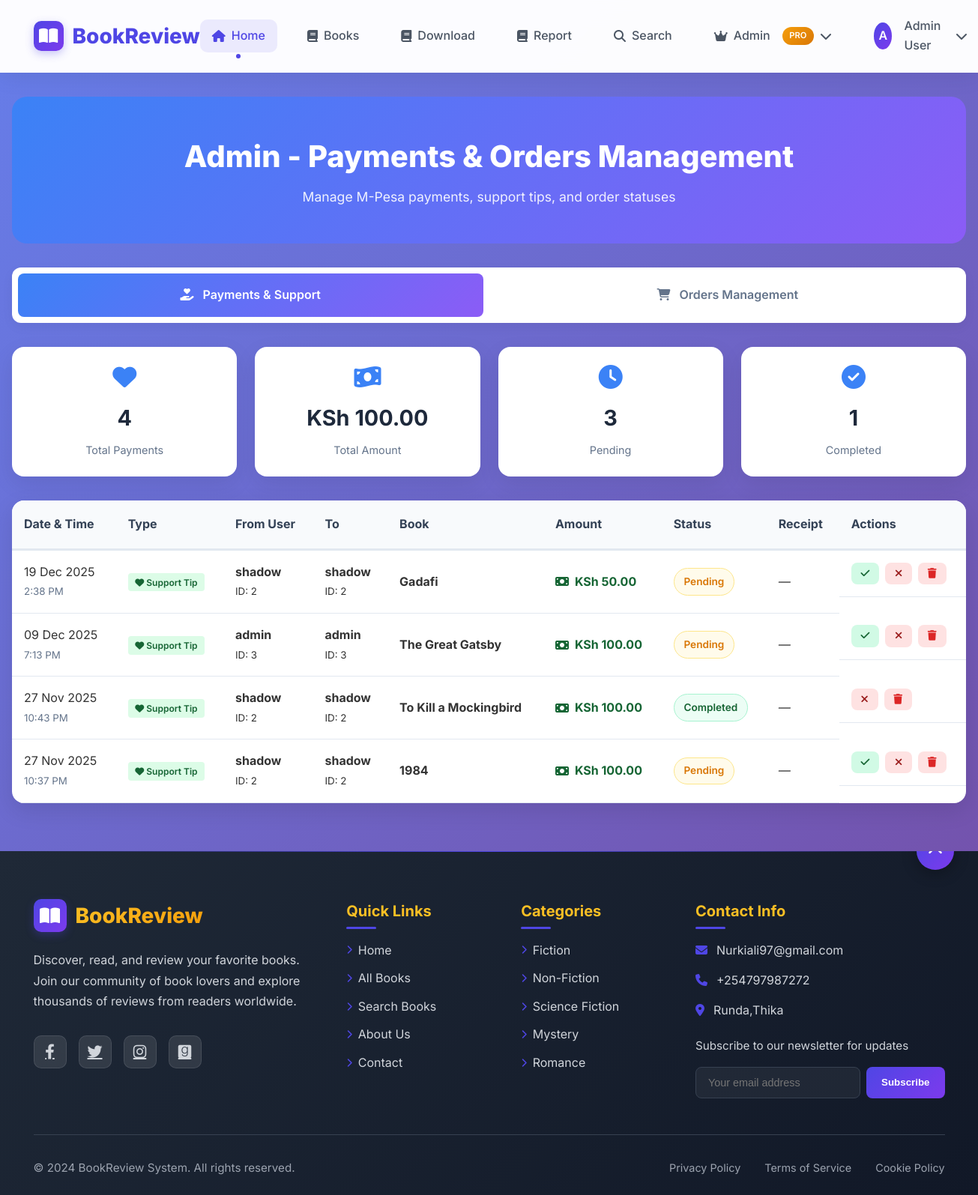
The page /auth/admin/payments_report.php (signed in) on the database its author committed.
### tables this page shows
CREATE TABLE `payments` (
  `id` int(11) NOT NULL,
  `order_id` int(11) DEFAULT NULL,
  `user_id` int(11) NOT NULL,
  `amount` decimal(10,2) NOT NULL,
  `phone_number` varchar(20) NOT NULL,
  `account_reference` varchar(50) NOT NULL,
  `payment_status` enum('pending','completed','failed','cancelled') DEFAULT 'pending',
  `support_to_user_id` int(11) DEFAULT NULL,
  `book_id` int(11) DEFAULT NULL,
  `merchant_request_id` varchar(50) DEFAULT NULL,
  `checkout_request_id` varchar(50) DEFAULT NULL,
  `mpesa_receipt_number` varchar(50) DEFAULT NULL,
  `transaction_date` datetime DEFAULT NULL,
  `created_at` timestamp NOT NULL DEFAULT current_timestamp(),
  `updated_at` timestamp NOT NULL DEFAULT current_timestamp() ON UPDATE current_timestamp()
);

CREATE TABLE `users` (
  `user_id` int(11) NOT NULL,
  `name` varchar(100) NOT NULL,
  `email` varchar(100) NOT NULL,
  `phone_number` varchar(15) DEFAULT NULL,
  `password` varchar(255) NOT NULL,
  `role` enum('user','admin') DEFAULT 'user',
  `created_at` timestamp NOT NULL DEFAULT current_timestamp()
);

CREATE TABLE `books` (
  `book_id` int(11) NOT NULL,
  `title` varchar(255) NOT NULL,
  `author` varchar(100) NOT NULL,
  `description` text DEFAULT NULL,
  `cover_image` varchar(255) DEFAULT NULL,
  `year` int(11) DEFAULT NULL,
  `category` varchar(50) DEFAULT NULL,
  `created_at` timestamp NOT NULL DEFAULT current_timestamp(),
  `price` decimal(10,2) DEFAULT 0.00
);

### auth/admin/payments_report.php (the view, shortened to what this page needs)
<?php
require_once __DIR__ . '/../../config/db.php';
$totalPayments = $pdo->query("SELECT COUNT(*) FROM payments")->fetchColumn();
$totalAmount = $pdo->query("SELECT SUM(amount) FROM payments WHERE payment_status = 'completed'")->fetchColumn() ?? 0;
$pendingPayments = $pdo->query("SELECT COUNT(*) FROM payments WHERE payment_status = 'pending'")->fetchColumn();
$completedPayments = $pdo->query("SELECT COUNT(*) FROM payments WHERE payment_status = 'completed'")->fetchColumn();
$stmt = $pdo->prepare("
    SELECT p.*,
           u1.name AS sender_name,
           u2.name AS recipient_name,
           b.title AS book_title,
           b.price AS book_price,
           o.status AS order_status,
           o.id AS order_id,
           'payment' AS record_type
    FROM payments p
    LEFT JOIN users u1 ON p.user_id = u1.user_id
    LEFT JOIN users u2 ON p.support_to_user_id = u2.user_id
    LEFT JOIN books b ON p.book_id = b.book_id
    LEFT JOIN orders o ON p.order_id = o.id
    ORDER BY p.created_at DESC
");
$stmt->execute();
$allPayments = $stmt->fetchAll(PDO::FETCH_ASSOC);
$activeTab = isset($_GET['tab']) ? $_GET['tab'] : 'payments';
?>
<!DOCTYPE html>
<html lang="en">
<head>
    <link rel="stylesheet" href="https://cdnjs.cloudflare.com/ajax/libs/font-awesome/6.5.0/css/all.min.css">
</head>
<body>
<?php include '../../includes/header.php'; ?>
<div class="container">
    <div class="header">
        <h1>Admin - Payments & Orders Management</h1>
        <p>Manage M-Pesa payments, support tips, and order statuses</p>
    </div>
    <div class="tabs">
        <a href="?tab=payments" class="tab <?php echo $activeTab == 'payments' ? 'active' : ''; ?>">
            <i class="fas fa-hand-holding-heart"></i> Payments & Support
        </a>
        <a href="?tab=orders" class="tab <?php echo $activeTab == 'orders' ? 'active' : ''; ?>">
            <i class="fas fa-shopping-cart"></i> Orders Management
        </a>
    </div>
    <?php if ($activeTab == 'payments'): ?>
        <div class="stats-grid">
            <div class="stat-card">
                <i class="fas fa-heart"></i>
                <h3><?= number_format($totalPayments) ?></h3>
                <p>Total Payments</p>
            </div>
            <div class="stat-card">
                <i class="fas fa-money-bill-wave"></i>
                <h3>KSh <?= number_format($totalAmount, 2) ?></h3>
                <p>Total Amount</p>
            </div>
            <div class="stat-card">
                <i class="fas fa-clock"></i>
                <h3><?= $pendingPayments ?></h3>
                <p>Pending</p>
            </div>
            <div class="stat-card">
                <i class="fas fa-check-circle"></i>
                <h3><?= $completedPayments ?></h3>
                <p>Completed</p>
            </div>
        </div>
        <?php if (!empty($allPayments)): ?>
        <table>
            <thead>
                <tr>
                    <th>Date & Time</th>
                    <th>Type</th>
                    <th>From User</th>
                    <th>To</th>
                    <th>Book</th>
                    <th>Amount</th>
                    <th>Status</th>
                    <th>Receipt</th>
                    <th>Actions</th>
                </tr>
            </thead>
            <tbody>
                <?php foreach ($allPayments as $payment): ?>
                <tr>
                    <td data-label="Date">
                        <?= date('d M Y', strtotime($payment['created_at'])) ?><br>
                        <small style="color:#64748b"><?= date('g:i A', strtotime($payment['created_at'])) ?></small>
                    </td>
                    <td data-label="Type">
                        <?php if ($payment['order_id']): ?>
                            <span class="type-badge type-order"><i class="fas fa-shopping-cart"></i> Order Payment</span>
                        <?php else: ?>
                            <span class="type-badge type-support"><i class="fas fa-heart"></i> Support Tip</span>
                        <?php endif; ?>
                    </td>
                    <td data-label="From">
                        <strong><?= htmlspecialchars($payment['sender_name'] ?? 'Unknown') ?></strong><br>
                        <small>ID: <?= $payment['user_id'] ?></small>
                    </td>
                    <td data-label="To">
                        <?php if ($payment['recipient_name']): ?>
                            <strong><?= htmlspecialchars($payment['recipient_name']) ?></strong><br>
                            <small>ID: <?= $payment['support_to_user_id'] ?></small>
                        <?php elseif ($payment['order_id']): ?>
                            <em>Order Payment</em>
                        <?php else: ?>
                            <em>—</em>
                        <?php endif; ?>
                    </td>
                    <td data-label="Book">
                        <?php if ($payment['book_title']): ?>
                            <strong><?= htmlspecialchars(substr($payment['book_title'], 0, 25)) ?><?= strlen($payment['book_title']) > 25 ? '...' : '' ?></strong>
                        <?php else: ?>
                            <em>General</em>
                        <?php endif; ?>
                    </td>
                    <td data-label="Amount">
                        <div class="amount-display">
                            <i class="fas fa-money-bill"></i>
                            KSh <?= number_format($payment['amount'], 2) ?>
                        </div>
                    </td>
                    <td data-label="Status">
                        <span class="status <?= $payment['payment_status'] ?>">
                            <?= ucfirst($payment['payment_status']) ?>
                        </span>
                    </td>
                    <td data-label="Receipt">
                        <?php if ($payment['mpesa_receipt_number']): ?>
                            <code><?= htmlspecialchars($payment['mpesa_receipt_number']) ?></code>
                        <?php else: ?>
                            <em>—</em>
                        <?php endif; ?>
                    </td>
                    <td data-label="Actions" class="actions">
                        <?php if ($payment['payment_status'] !== 'completed'): ?>
                            <a href="?set_payment_status=completed&id=<?= $payment['id'] ?>&tab=payments" class="btn-complete" title="Mark as Completed">
                                <i class="fas fa-check"></i>
                            </a>
                        <?php endif; ?>
                        <?php if ($payment['payment_status'] !== 'failed'): ?>
                            <a href="?set_payment_status=failed&id=<?= $payment['id'] ?>&tab=payments" class="btn-fail" title="Mark as Failed">
                                <i class="fas fa-times"></i>
                            </a>
                        <?php endif; ?>
                        <a href="?delete=<?= $payment['id'] ?>&tab=payments"
                           onclick="return confirm('Are you sure you want to delete this payment record permanently? This action cannot be undone.')"
                           class="btn-delete" title="Delete">
                            <i class="fas fa-trash"></i>
                        </a>
                    </td>
                </tr>
                <?php endforeach; ?>
            </tbody>
        </table>
        <?php endif; ?>
    <?php endif; ?>
</div>
<?php include '../../includes/footer.php'; ?>
</body>
</html>

### auth/admin/payments_report.php (style rules this page uses)
:root { --green: #22c55e; --red: #ef4444; --yellow: #f59e0b; --blue: #3b82f6; --purple: #8b5cf6; --gray: #64748b; }
body { font-family: 'Inter', sans-serif; background: #f1f5f9; color: #1e293b; margin: 0; padding: 0; }
.container { max-width: 1400px; margin: 2rem auto; padding: 0 1rem; }
.header { background: linear-gradient(135deg, #3b82f6, #8b5cf6); color: white; padding: 3rem 2rem; border-radius: 20px; text-align: center; margin-bottom: 2rem; }
.header h1 { margin: 0; font-size: 2.5rem; font-weight: 800; }
.header p { font-size: 1.1rem; opacity: 0.9; margin: 0.5rem 0 0; }
.tabs { display: flex; gap: 1rem; margin-bottom: 2rem; background: white; padding: 0.5rem; border-radius: 12px; box-shadow: 0 5px 15px rgba(0,0,0,0.05); }
.tab { flex: 1; padding: 1rem; text-align: center; border-radius: 8px; text-decoration: none; color: #64748b; font-weight: 600; transition: all 0.3s ease; }
.tab.active { background: linear-gradient(135deg, #3b82f6, #8b5cf6); color: white; }
.tab i { margin-right: 0.5rem; }
.stats-grid { display: grid; grid-template-columns: repeat(auto-fit, minmax(200px, 1fr)); gap: 1.5rem; margin-bottom: 2rem; }
.stat-card { background: white; padding: 1.5rem; border-radius: 16px; box-shadow: 0 10px 30px rgba(0,0,0,0.08); text-align: center; transition: transform 0.3s ease; }
.stat-card i { font-size: 2rem; color: var(--blue); margin-bottom: 0.5rem; }
.stat-card h3 { margin: 0.5rem 0; font-size: 1.8rem; color: #1e293b; }
.stat-card p { color: var(--gray); margin: 0; font-size: 0.9rem; }
table { width: 100%; background: white; border-radius: 16px; overflow: hidden; box-shadow: 0 10px 30px rgba(0,0,0,0.1); border-collapse: collapse; }
th { background: #f8fafc; padding: 1.2rem 1rem; text-align: left; font-weight: 700; color: #334155; border-bottom: 3px solid #e2e8f0; }
td { padding: 1rem; border-bottom: 1px solid #e2e8f0; }
.status { padding: 0.4rem 0.8rem; border-radius: 50px; font-weight: 600; font-size: 0.85rem; display: inline-block; }
.pending { background: #fffbeb; color: #d97706; border: 1px solid #fde68a; }
.completed, .paid { background: #ecfdf5; color: #166534; border: 1px solid #a7f3d0; }
.amount-display { font-weight: 700; color: #166534; display: flex; align-items: center; gap: 0.5rem; }
.actions { display: flex; gap: 0.5rem; flex-wrap: wrap; }
.actions a, .actions button { padding: 0.5rem 0.8rem; border-radius: 8px; text-decoration: none; font-size: 0.85rem; font-weight: 600; transition: all 0.3s ease; border: none; cursor: pointer; display: inline-flex; align-items: center; gap: 0.3rem; }
.btn-complete { background: #d1fae5; color: #166534; }
.btn-fail { background: #fee2e2; color: #991b1b; }
.btn-delete { background: #fee2e2; color: #dc2626; }
.type-badge { padding: 0.3rem 0.6rem; border-radius: 4px; font-size: 0.75rem; font-weight: 600; background: #e2e8f0; color: #475569; }
.type-support { background: #dcfce7; color: #166534; }

### includes/header.php (style rules this page uses)
* { margin: 0; padding: 0; box-sizing: border-box; }
body { font-family: 'Inter', sans-serif; line-height: 1.6; color: #333; background: linear-gradient(135deg, #667eea 0%, #764ba2 100%); min-height: 100vh; }

### rows shown on the page
payments: created_at "19 Dec 2025", created_at "2:38 PM", user.name "shadow", user "2", support_to_user "2", book.title "Gadafi", amount "50.00", payment_status "Pending"
payments: created_at "09 Dec 2025", created_at "7:13 PM", user.name "admin", user "3", support_to_user "3", book.title "The Great Gatsby", amount "100.00", payment_status "Pending"
payments: created_at "27 Nov 2025", created_at "10:43 PM", user.name "shadow", user "2", support_to_user "2", book.title "To Kill a Mockingbird", amount "100.00", payment_status "Completed"
payments: created_at "27 Nov 2025", created_at "10:37 PM", user.name "shadow", user "2", support_to_user "2", book.title "1984", amount "100.00", payment_status "Pending"

### other values the page prints
substr(htmlspecialchars($_SESSION['name']), 0, 1) "A"
$_SESSION['name'] "Admin User"
$totalPayments "4"
$totalAmount "100.00"
$pendingPayments "3"
$completedPayments "1"
